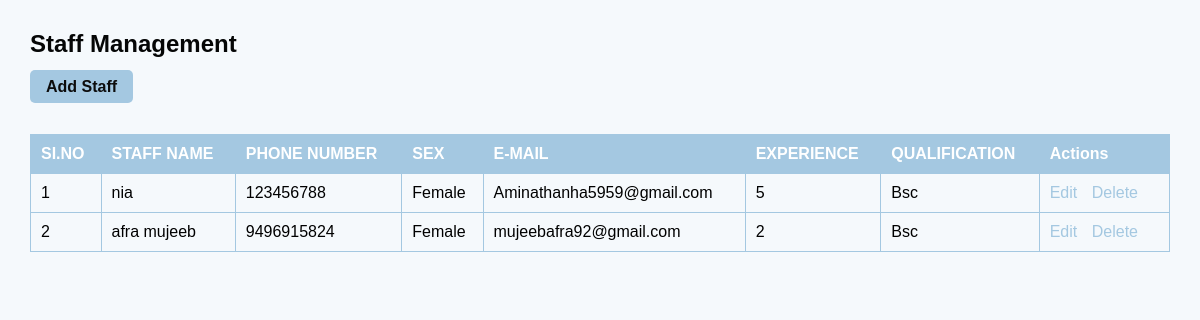
Page /AddandManagestaff on the earlier database version.
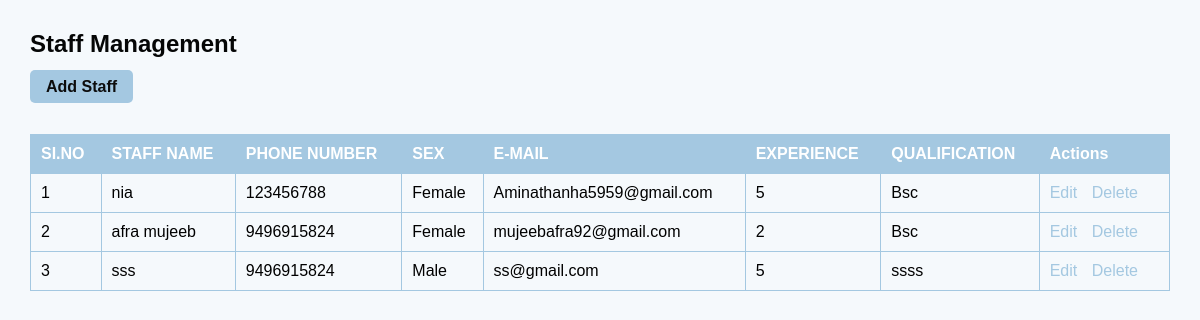
Same page on the later database version.
### RenalGuideApp/models.py (models this page shows)
class NurseTable(models.Model):
    name=models.CharField(max_length=30,null=True,blank=True)
    age=models.IntegerField(null=True,blank=True)
    phonenumber=models.BigIntegerField(null=True,blank=True)
    sex=models.CharField(max_length=30,null=True,blank=True)
    email=models.CharField(null=True,blank=True)
    qualification=models.CharField(max_length=30,null=True,blank=True)
    experience=models.IntegerField(null=True,blank=True)
    LOGINID=models.ForeignKey(LoginTable,on_delete=models.CASCADE, null=True,blank=True)

### RenalGuideApp/views.py (the view)
# urls.py: path('AddandManagestaff', AddandManagestaff.as_view(), name="AddandManagestaff"),
class AddandManagestaff(View):
    def get(self, request):
        c=NurseTable.objects.all()
        return render(request, 'administration/AddandManagestaff.html',{'nurse':c})

### templates/administration/AddandManagestaff.html (shortened to what this page needs)
<!DOCTYPE html>
<html lang="en">
<head>
</head>
<body>
    <h2>Staff Management</h2>
    <a class="add-staff" href="/AddStaff">Add Staff</a><br><br>
    <table>
        <thead>
            <tr>
                <th>SI.NO</th>
                <th>STAFF NAME</th>
                <th>PHONE NUMBER</th>
                <th>SEX</th>
                <th>E-MAIL</th>
                <th>EXPERIENCE</th>
                <th>QUALIFICATION</th>
                <th>Actions</th>
            </tr>
        </thead>
        <tbody>
            {% for i in nurse %}
            <tr>
                <td>{{ forloop.counter }}</td>
                <td>{{ i.name }}</td>
                <td>{{ i.phonenumber }}</td>
                <td>{{ i.sex }}</td>
                <td>{{ i.email }}</td>
                <td>{{ i.experience }}</td>
                <td>{{ i.qualification }}</td>
                <td>
                    <a href="/EditStaff/{{ i.id }}">Edit</a>
                    <a href="/DeleteStaff/{{ i.LOGINID.id }}" onclick="return confirm('Are you sure you want to delete')">Delete</a>
                </td>
            </tr>
            {% endfor %}
        </tbody>
    </table>
</body>
</html>

Differences in the rows shown:
added NurseTable: name "sss", phonenumber "9496915824", sex "Male", email "ss@gmail.com", experience "5", qualification "ssss"
